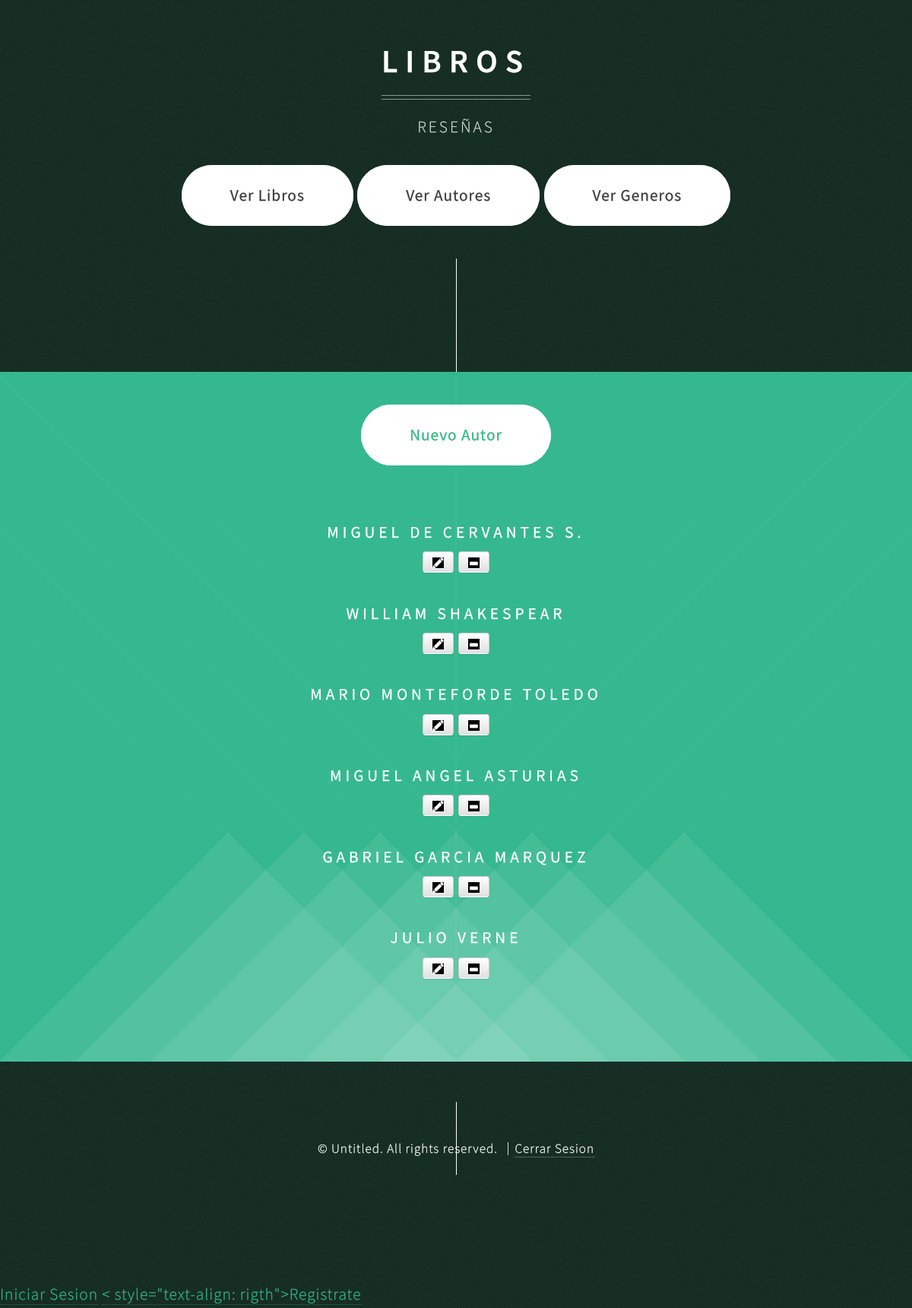
Screenshot of /libros/mostrar_autor/ (signed in) with the database file from the repository.
### CRUD/models.py (models this page shows, shortened)
class Autores(models.Model):
    NombreA = models.CharField(max_length=200)

### CRUD/views.py (the view)
def show_autores(request):
    autor = Autores.objects.all()
    usuario = request.user
    return render(request, 'autores_list.html', {'autor': autor, 'usuario':usuario})

### CRUD/templates/autores_list.html
{% extends 'index.html' %}
{% block content %}
    <footer>
      <a href="{% url 'CRUD.views.autores_nuevo' %}" class="button style2 scrolly">Nuevo Autor</a>
    </footer>
{% for aut in autor %}
    <br>
    <header>
      <h3>{{ aut.NombreA }}</h3>
    </header>
    <a class="btn btn-default" href="{% url 'CRUD.views.autores_editar' pk=aut.pk %}">
      <span class="glyphicon glyphicon-pencil"  style="background-color: #000000"></span></a>
    <a class="btn btn-default" href="{% url 'CRUD.views.autores_borrar' pk=aut.pk %}">
      <span class="glyphicon glyphicon-minus"  style="background-color: #000000"></span></a>
{% endfor %}
{% endblock %}

### CRUD/static/css/main.css (style rules this page uses)
html, body, div, span, applet, object, iframe, h1, h2, h3, h4, h5, h6, p, blockquote, pre, a, abbr, acronym, address, big, cite, code, del, dfn, em, img, ins, kbd, q, s, samp, small, strike, strong, sub, sup, tt, var, b, u, i, center, dl, dt, dd, ol, ul, li, fieldset, form, label, legend, table, caption, tbody, tfoot, thead, tr, th, td, article, aside, canvas, details, embed, figure, figcaption, footer, header, hgroup, menu, nav, output, ruby, section, summary, time, mark, audio, video { margin: 0; padding: 0; border: 0; font-size: 100%; font: inherit; vertical-align: baseline; }
article, aside, details, figcaption, figure, footer, header, hgroup, menu, nav, section { display: block; }
body { line-height: 1; }
body { -webkit-text-size-adjust: none; }
*, *:before, *:after { -moz-box-sizing: border-box; -webkit-box-sizing: border-box; box-sizing: border-box; }
body { background-color: #183026; background-repeat: repeat, no-repeat; background-size: auto, cover; background-position: top left, center 0; background-attachment: fixed, fixed; font-family: 'Source Sans Pro', sans-serif; font-size: 18pt; line-height: 1.75em; font-weight: 300; letter-spacing: 1px; color: #3a3939; text-shadow: 0 0 0.5px rgba(58, 57, 57, 0.25); -webkit-text-stroke: 0.25px; }
h1, h2, h3, h4, h5, h6 { font-weight: 400; text-transform: uppercase; line-height: 1.75em; }
h3 { font-size: 1em; letter-spacing: 5px; }
a { -moz-transition: border-color 0.35s ease-in-out, color 0.35s ease-in-out; -webkit-transition: border-color 0.35s ease-in-out, color 0.35s ease-in-out; -ms-transition: border-color 0.35s ease-in-out, color 0.35s ease-in-out; transition: border-color 0.35s ease-in-out, color 0.35s ease-in-out; color: #35b88f; text-shadow: 0 0 0.5px rgba(53, 184, 143, 0.25); text-decoration: none; border-bottom: dotted 1px rgba(53, 184, 143, 0.5); }
header { margin-bottom: 1em; }
footer { margin-top: 1em; }
section > :last-child, article > :last-child, section:last-child, article:last-child { margin-bottom: 0; }
input[type="button"], input[type="submit"], input[type="reset"], button, .button { -moz-transition: background-color 0.35s ease-in-out, color 0.35s ease-in-out; -webkit-transition: background-color 0.35s ease-in-out, color 0.35s ease-in-out; -ms-transition: background-color 0.35s ease-in-out, color 0.35s ease-in-out; transition: background-color 0.35s ease-in-out, color 0.35s ease-in-out; -webkit-appearance: none; position: relative; display: inline-block; border: 0; background: #35b88f; color: #fff; text-shadow: 0 0 0.5px rgba(255, 255, 255, 0.25); cursor: pointer; text-decoration: none; outline: 0; padding: 1em 3em 1em 3em; text-align: center; border-radius: 3em; font-weight: 400; }
input[type="button"].style2, input[type="submit"].style2, input[type="reset"].style2, button.style2, .button.style2 { color: #3a3939; background: #fff; box-shadow: inset 0 0 0 1px #fff; }
#banner .button { color: #35b882; text-shadow: 0 0 0.5px rgba(53, 184, 130, 0.25); }
#banner header { margin: 1.5em 0 0 0; }
#banner footer { margin: 1em 0 0 0; }
#banner a { color: inherit; border-bottom-color: rgba(255, 255, 255, 0.5); }
@media screen and (max-width: 1680px) { body, input, textarea, select { font-size: 16pt; } }

### rows the page displays
Autores: NombreA "MIGUEL DE CERVANTES S."
Autores: NombreA "WILLIAM SHAKESPEAR"
Autores: NombreA "MARIO MONTEFORDE TOLEDO"
Autores: NombreA "MIGUEL ANGEL ASTURIAS"
Autores: NombreA "GABRIEL GARCIA MARQUEZ"
Autores: NombreA "JULIO VERNE"
